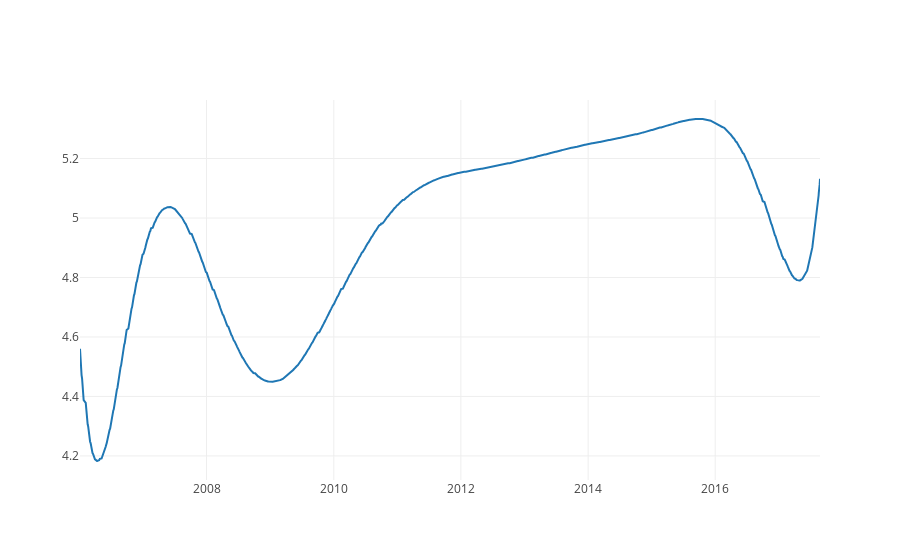

Notebook code cell kept with this figure:
### Markdown cell above
#### Combining the 2 Datasets and Do Analysis

### Code cell
PRC_Combine = combine_the_data_Stocks_n_LL(PRC_Resulting_Stocks_Data, PRC_13yr_LL)
PRC_Combine.head()

### Figure 1 — Plotly figure (JSON) as saved in the notebook; plotly's stock layout.template omitted (floating-point values rounded to 4 significant figures; data arrays with more than 128 entries replaced by an {"elided": "..."} marker saying what was removed)
{"data": [{"type": "scatter", "uid": "ea0fe951-ad47-40f1-be4e-5be39c908c4e", "x": {"elided": "2835 str values"}, "y": {"elided": "2835 float values"}}], "layout": {}}
